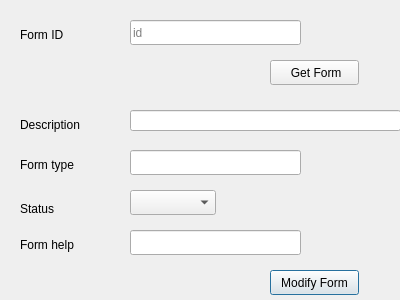
<?xml version="1.0" encoding="UTF-8"?>
<ui version="4.0">
 <class>Dialog</class>
 <widget class="QDialog" name="Dialog">
  <property name="geometry">
   <rect>
    <x>0</x>
    <y>0</y>
    <width>400</width>
    <height>300</height>
   </rect>
  </property>
  <property name="windowTitle">
   <string>Form</string>
  </property>
  <widget class="QLineEdit" name="LE_help">
   <property name="geometry">
    <rect>
     <x>130</x>
     <y>230</y>
     <width>171</width>
     <height>25</height>
    </rect>
   </property>
   <property name="placeholderText">
    <string/>
   </property>
  </widget>
  <widget class="QComboBox" name="CMB_formStatus">
   <property name="geometry">
    <rect>
     <x>130</x>
     <y>190</y>
     <width>86</width>
     <height>25</height>
    </rect>
   </property>
  </widget>
  <widget class="QLabel" name="label_7">
   <property name="geometry">
    <rect>
     <x>20</x>
     <y>150</y>
     <width>99</width>
     <height>29</height>
    </rect>
   </property>
   <property name="text">
    <string>Form type</string>
   </property>
  </widget>
  <widget class="QLineEdit" name="LE_type">
   <property name="geometry">
    <rect>
     <x>130</x>
     <y>150</y>
     <width>171</width>
     <height>25</height>
    </rect>
   </property>
   <property name="placeholderText">
    <string/>
   </property>
  </widget>
  <widget class="QLabel" name="label_8">
   <property name="geometry">
    <rect>
     <x>20</x>
     <y>230</y>
     <width>99</width>
     <height>29</height>
    </rect>
   </property>
   <property name="text">
    <string>Form help</string>
   </property>
  </widget>
  <widget class="QLabel" name="label_3">
   <property name="geometry">
    <rect>
     <x>20</x>
     <y>110</y>
     <width>99</width>
     <height>29</height>
    </rect>
   </property>
   <property name="text">
    <string>Description</string>
   </property>
  </widget>
  <widget class="QLineEdit" name="LE_desc">
   <property name="geometry">
    <rect>
     <x>130</x>
     <y>110</y>
     <width>271</width>
     <height>21</height>
    </rect>
   </property>
  </widget>
  <widget class="QPushButton" name="BTN_modifyForm">
   <property name="geometry">
    <rect>
     <x>270</x>
     <y>270</y>
     <width>89</width>
     <height>25</height>
    </rect>
   </property>
   <property name="text">
    <string>Modify Form</string>
   </property>
  </widget>
  <widget class="QLabel" name="label">
   <property name="geometry">
    <rect>
     <x>20</x>
     <y>200</y>
     <width>67</width>
     <height>17</height>
    </rect>
   </property>
   <property name="text">
    <string>Status</string>
   </property>
  </widget>
  <widget class="QLineEdit" name="LE_id">
   <property name="geometry">
    <rect>
     <x>130</x>
     <y>20</y>
     <width>171</width>
     <height>25</height>
    </rect>
   </property>
   <property name="placeholderText">
    <string>id</string>
   </property>
  </widget>
  <widget class="QPushButton" name="BTN_getForm">
   <property name="geometry">
    <rect>
     <x>270</x>
     <y>60</y>
     <width>89</width>
     <height>25</height>
    </rect>
   </property>
   <property name="text">
    <string> Get Form</string>
   </property>
  </widget>
  <widget class="QLabel" name="label_9">
   <property name="geometry">
    <rect>
     <x>20</x>
     <y>20</y>
     <width>99</width>
     <height>29</height>
    </rect>
   </property>
   <property name="text">
    <string>Form ID</string>
   </property>
  </widget>
 </widget>
 <resources/>
 <connections/>
</ui>
